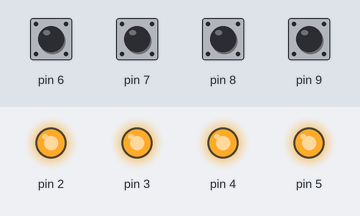
Bench run of a sketch on a simulated Arduino Uno, built with avr-gcc and run on an emulated ATmega328P. On the bench: output pins drawn as LEDs (lit = HIGH). Inputs (shaded band) come from the test bench; at power-on: pin 6–9 HIGH. What the sketch prints to the serial monitor is not drawn.

Above: at 1.2 s.
1.3 s: pin 6 pulled LOW for 0.15 s
2.9 s: pin 7 pulled LOW for 0.15 s
4.5 s: pin 9 pulled LOW for 1 s
7.0 s: pin 6 pulled LOW for 1 s
9.5 s: pin 7 pulled LOW for 1 s
Timing chart, 0 to 12.5 s (numbered marks = the images above; inputs shaded):
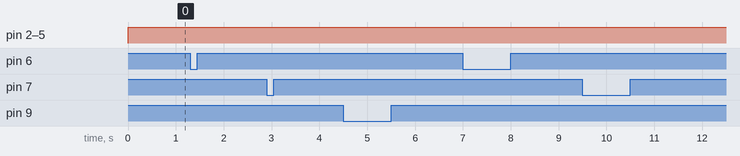

Measured:
- after the input at 1.3 s, every drawn part: stays the same
- after the input at 2.9 s, every drawn part: stays the same
- after the input at 4.5 s, every drawn part: stays the same
- after the input at 7.0 s, every drawn part: stays the same
- after the input at 9.5 s, every drawn part: stays the same

The sketch:

klaivatyra_2.ino
```cpp
int PinOut [4] {5,4,3,2};
int PinIn [4] {9, 8, 7, 6};
int val = 0;
const char value[4] [4]=
{
  {'1', '2', '3', 'A'},
  {'4', '5', '6', 'B'},
  {'7', '8', '9', 'C'},
  {'*', '0', '#', 'D'}
};
int b = 0;
void setup()
{
pinMode(2,OUTPUT);
pinMode(3,OUTPUT);
pinMode(4,OUTPUT);
pinMode(5,OUTPUT);
pinMode(6,INPUT);
digitalWrite(6,HIGH);
pinMode(7,INPUT);
digitalWrite(7,HIGH);
pinMode(8,INPUT);
digitalWrite(8,HIGH);
pinMode(9,INPUT);
digitalWrite(9,HIGH);
Serial.begin(9600);
}
void matrix()
{
for (int i = 1;i <= 4;i++)
{
digitalWrite(PinOut[i - 11], LOW);
for (int j = 1; j <= 4;j++)
{
if (digitalRead(PinIn[j - 1]) == LOW)
{
Serial.println( value[i - 1][j - 1]);
delay(175);
}
}
digitalWrite(PinOut[i - 1],HIGH);
}
}
void loop()
{
matrix();
}
```
